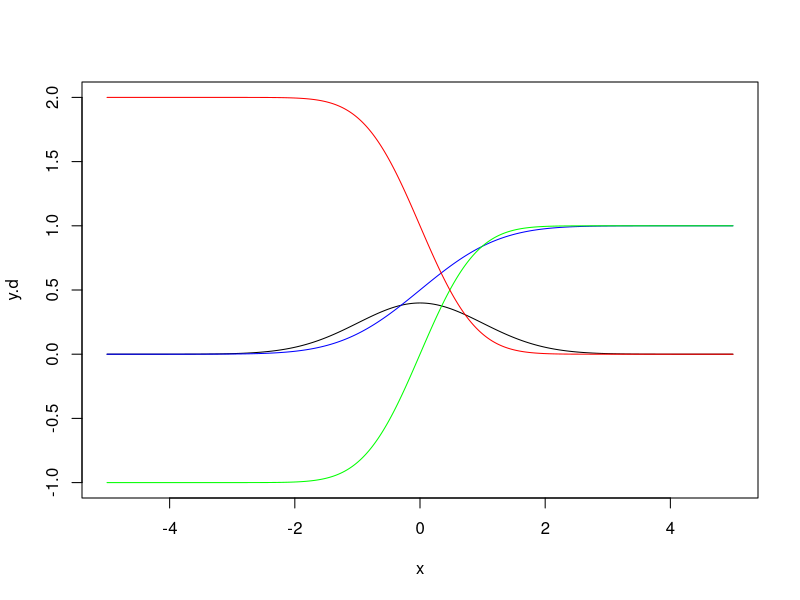
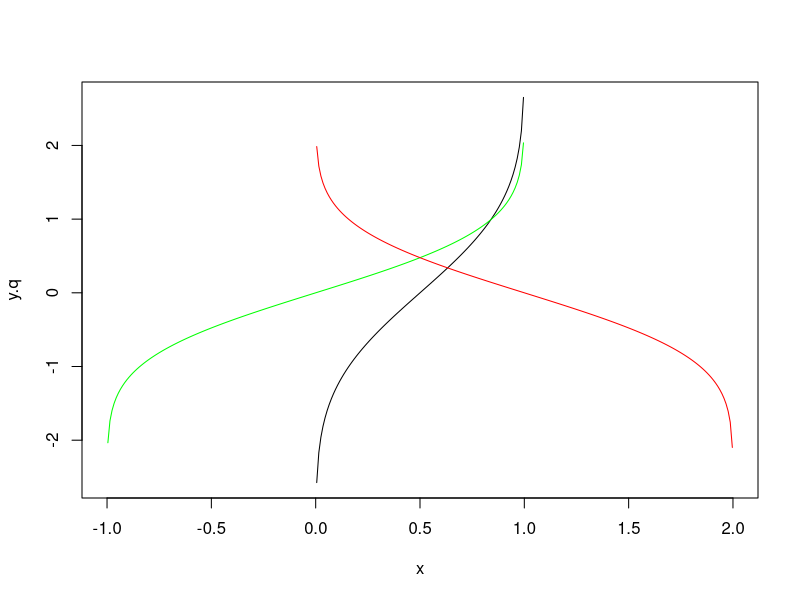

The R script that drew these images, in order:
x <- seq(-5, 5, length.out = 1000)

# Density
y.d <- dnorm(x)
plot(x, y.d, type = "l", ylim = c(-1,2))

# Distribution
y.p <- pnorm(x)
lines(x, y.p, type = "l", col = "blue")

# error function
erf <- function(x) 2 * pnorm(x * sqrt(2)) - 1
y.erf <- erf(x)
lines(x, y.erf, type = "l", col = "green")

# complementary error function
erfc <- function(x) 2 * pnorm(x * sqrt(2), lower = FALSE)
y.erfc <- erfc(x)
lines(x, y.erfc, type = "l", col = "red")

# quantile
y.q <- qnorm(x)
plot(x, y.q, type = "l", xlim = c(-1,2))

# invers error function
erfinv <- function (x) qnorm((1 + x)/2)/sqrt(2)
y.erfi <- erfinv(x)
lines(x, y.erfi, type = "l", col = "green")

# inverse compl. error function
erfcinv <- function (x) qnorm(x/2, lower = FALSE)/sqrt(2)
y.erfci <- erfcinv(x)
lines(x, y.erfci, type = "l", col = "red")
